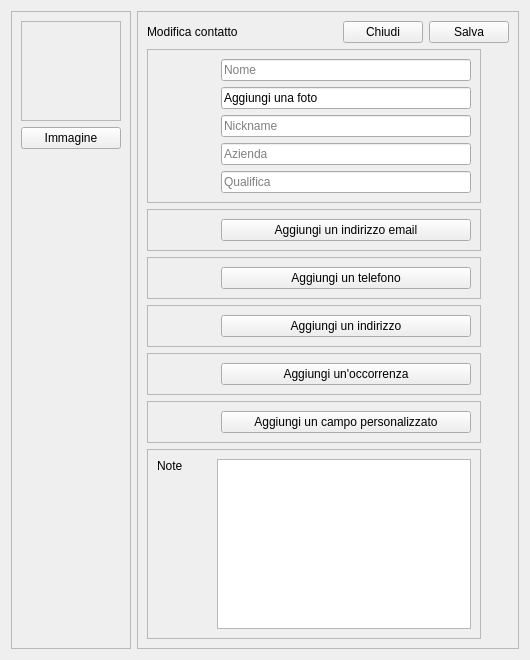
<?xml version="1.0" encoding="UTF-8"?>
<ui version="4.0">
 <class>FormPerson</class>
 <widget class="QWidget" name="FormPerson">
  <property name="geometry">
   <rect>
    <x>0</x>
    <y>0</y>
    <width>530</width>
    <height>660</height>
   </rect>
  </property>
  <property name="windowTitle">
   <string>Modifica dettagli contatto/azienda</string>
  </property>
  <layout class="QHBoxLayout" name="horizontalLayout_10">
   <item>
    <widget class="QFrame" name="frame_image">
     <property name="frameShape">
      <enum>QFrame::StyledPanel</enum>
     </property>
     <property name="frameShadow">
      <enum>QFrame::Raised</enum>
     </property>
     <layout class="QHBoxLayout" name="horizontalLayout_15">
      <item>
       <layout class="QVBoxLayout" name="verticalLayout_image">
        <item>
         <widget class="QFrame" name="frame">
          <property name="minimumSize">
           <size>
            <width>100</width>
            <height>100</height>
           </size>
          </property>
          <property name="frameShape">
           <enum>QFrame::StyledPanel</enum>
          </property>
          <property name="frameShadow">
           <enum>QFrame::Raised</enum>
          </property>
         </widget>
        </item>
        <item>
         <widget class="QPushButton" name="pushButton_selectImage">
          <property name="text">
           <string>Immagine</string>
          </property>
         </widget>
        </item>
        <item>
         <spacer name="verticalSpacer_3">
          <property name="orientation">
           <enum>Qt::Vertical</enum>
          </property>
          <property name="sizeHint" stdset="0">
           <size>
            <width>20</width>
            <height>40</height>
           </size>
          </property>
         </spacer>
        </item>
       </layout>
      </item>
     </layout>
    </widget>
   </item>
   <item>
    <widget class="QScrollArea" name="scrollArea">
     <property name="verticalScrollBarPolicy">
      <enum>Qt::ScrollBarAsNeeded</enum>
     </property>
     <property name="widgetResizable">
      <bool>true</bool>
     </property>
     <widget class="QWidget" name="scrollAreaWidgetContents">
      <property name="geometry">
       <rect>
        <x>0</x>
        <y>0</y>
        <width>366</width>
        <height>665</height>
       </rect>
      </property>
      <layout class="QVBoxLayout" name="verticalLayout_5">
       <item>
        <layout class="QHBoxLayout" name="horizontalLayout">
         <item>
          <widget class="QLabel" name="label_2">
           <property name="text">
            <string>Modifica contatto</string>
           </property>
          </widget>
         </item>
         <item>
          <spacer name="horizontalSpacer">
           <property name="orientation">
            <enum>Qt::Horizontal</enum>
           </property>
           <property name="sizeHint" stdset="0">
            <size>
             <width>40</width>
             <height>20</height>
            </size>
           </property>
          </spacer>
         </item>
         <item>
          <widget class="QPushButton" name="pushButton_close">
           <property name="text">
            <string>Chiudi</string>
           </property>
          </widget>
         </item>
         <item>
          <widget class="QPushButton" name="pushButton_save">
           <property name="text">
            <string>Salva</string>
           </property>
          </widget>
         </item>
        </layout>
       </item>
       <item>
        <layout class="QHBoxLayout" name="horizontalLayout_9">
         <item>
          <layout class="QVBoxLayout" name="verticalLayout_4">
           <item>
            <widget class="QFrame" name="frame_9">
             <property name="frameShape">
              <enum>QFrame::StyledPanel</enum>
             </property>
             <property name="frameShadow">
              <enum>QFrame::Raised</enum>
             </property>
             <layout class="QVBoxLayout" name="verticalLayout_2">
              <item>
               <layout class="QHBoxLayout" name="horizontalLayout_8">
                <item>
                 <spacer name="horizontalSpacer_8">
                  <property name="orientation">
                   <enum>Qt::Horizontal</enum>
                  </property>
                  <property name="sizeHint" stdset="0">
                   <size>
                    <width>18</width>
                    <height>20</height>
                   </size>
                  </property>
                 </spacer>
                </item>
                <item>
                 <widget class="QLineEdit" name="lineEdit_personName">
                  <property name="minimumSize">
                   <size>
                    <width>250</width>
                    <height>0</height>
                   </size>
                  </property>
                  <property name="text">
                   <string/>
                  </property>
                  <property name="placeholderText">
                   <string>Nome</string>
                  </property>
                 </widget>
                </item>
               </layout>
              </item>
              <item>
               <layout class="QHBoxLayout" name="horizontalLayout_11">
                <item>
                 <spacer name="horizontalSpacer_10">
                  <property name="orientation">
                   <enum>Qt::Horizontal</enum>
                  </property>
                  <property name="sizeHint" stdset="0">
                   <size>
                    <width>18</width>
                    <height>20</height>
                   </size>
                  </property>
                 </spacer>
                </item>
                <item>
                 <widget class="QLineEdit" name="lineEdit_2">
                  <property name="minimumSize">
                   <size>
                    <width>250</width>
                    <height>0</height>
                   </size>
                  </property>
                  <property name="text">
                   <string>Aggiungi una foto</string>
                  </property>
                 </widget>
                </item>
               </layout>
              </item>
              <item>
               <layout class="QHBoxLayout" name="horizontalLayout_12">
                <item>
                 <spacer name="horizontalSpacer_11">
                  <property name="orientation">
                   <enum>Qt::Horizontal</enum>
                  </property>
                  <property name="sizeHint" stdset="0">
                   <size>
                    <width>18</width>
                    <height>20</height>
                   </size>
                  </property>
                 </spacer>
                </item>
                <item>
                 <widget class="QLineEdit" name="lineEdit_personNickname">
                  <property name="minimumSize">
                   <size>
                    <width>250</width>
                    <height>0</height>
                   </size>
                  </property>
                  <property name="text">
                   <string/>
                  </property>
                  <property name="placeholderText">
                   <string>Nickname</string>
                  </property>
                 </widget>
                </item>
               </layout>
              </item>
              <item>
               <layout class="QHBoxLayout" name="horizontalLayout_13">
                <item>
                 <spacer name="horizontalSpacer_12">
                  <property name="orientation">
                   <enum>Qt::Horizontal</enum>
                  </property>
                  <property name="sizeHint" stdset="0">
                   <size>
                    <width>18</width>
                    <height>20</height>
                   </size>
                  </property>
                 </spacer>
                </item>
                <item>
                 <widget class="QLineEdit" name="lineEdit_personComapny">
                  <property name="minimumSize">
                   <size>
                    <width>250</width>
                    <height>0</height>
                   </size>
                  </property>
                  <property name="text">
                   <string/>
                  </property>
                  <property name="placeholderText">
                   <string>Azienda</string>
                  </property>
                 </widget>
                </item>
               </layout>
              </item>
              <item>
               <layout class="QHBoxLayout" name="horizontalLayout_14">
                <item>
                 <spacer name="horizontalSpacer_13">
                  <property name="orientation">
                   <enum>Qt::Horizontal</enum>
                  </property>
                  <property name="sizeHint" stdset="0">
                   <size>
                    <width>18</width>
                    <height>20</height>
                   </size>
                  </property>
                 </spacer>
                </item>
                <item>
                 <widget class="QLineEdit" name="lineEdit_personTitle">
                  <property name="minimumSize">
                   <size>
                    <width>250</width>
                    <height>0</height>
                   </size>
                  </property>
                  <property name="text">
                   <string/>
                  </property>
                  <property name="placeholderText">
                   <string>Qualifica</string>
                  </property>
                 </widget>
                </item>
               </layout>
              </item>
             </layout>
            </widget>
           </item>
           <item>
            <widget class="QFrame" name="frame_10">
             <property name="frameShape">
              <enum>QFrame::StyledPanel</enum>
             </property>
             <property name="frameShadow">
              <enum>QFrame::Raised</enum>
             </property>
             <layout class="QVBoxLayout" name="verticalLayout_10">
              <item>
               <layout class="QVBoxLayout" name="verticalLayout_emailAddresses"/>
              </item>
              <item>
               <layout class="QHBoxLayout" name="horizontalLayout_7">
                <item>
                 <spacer name="horizontalSpacer_2">
                  <property name="orientation">
                   <enum>Qt::Horizontal</enum>
                  </property>
                  <property name="sizeHint" stdset="0">
                   <size>
                    <width>77</width>
                    <height>20</height>
                   </size>
                  </property>
                 </spacer>
                </item>
                <item>
                 <widget class="QPushButton" name="pushButton_addEmailAddress">
                  <property name="minimumSize">
                   <size>
                    <width>250</width>
                    <height>0</height>
                   </size>
                  </property>
                  <property name="text">
                   <string>Aggiungi un indirizzo email</string>
                  </property>
                 </widget>
                </item>
               </layout>
              </item>
             </layout>
            </widget>
           </item>
           <item>
            <widget class="QFrame" name="frame_11">
             <property name="frameShape">
              <enum>QFrame::StyledPanel</enum>
             </property>
             <property name="frameShadow">
              <enum>QFrame::Raised</enum>
             </property>
             <layout class="QVBoxLayout" name="verticalLayout_11">
              <item>
               <layout class="QVBoxLayout" name="verticalLayout_phoneNumbers"/>
              </item>
              <item>
               <layout class="QHBoxLayout" name="horizontalLayout_6">
                <item>
                 <spacer name="horizontalSpacer_3">
                  <property name="orientation">
                   <enum>Qt::Horizontal</enum>
                  </property>
                  <property name="sizeHint" stdset="0">
                   <size>
                    <width>77</width>
                    <height>20</height>
                   </size>
                  </property>
                 </spacer>
                </item>
                <item>
                 <widget class="QPushButton" name="pushButton_addPhoneNumber">
                  <property name="minimumSize">
                   <size>
                    <width>250</width>
                    <height>0</height>
                   </size>
                  </property>
                  <property name="text">
                   <string>Aggiungi un telefono</string>
                  </property>
                 </widget>
                </item>
               </layout>
              </item>
             </layout>
            </widget>
           </item>
           <item>
            <widget class="QFrame" name="frame_8">
             <property name="frameShape">
              <enum>QFrame::StyledPanel</enum>
             </property>
             <property name="frameShadow">
              <enum>QFrame::Raised</enum>
             </property>
             <layout class="QVBoxLayout" name="verticalLayout_13">
              <item>
               <layout class="QVBoxLayout" name="verticalLayout_addresses"/>
              </item>
              <item>
               <layout class="QHBoxLayout" name="horizontalLayout_5">
                <item>
                 <spacer name="horizontalSpacer_4">
                  <property name="orientation">
                   <enum>Qt::Horizontal</enum>
                  </property>
                  <property name="sizeHint" stdset="0">
                   <size>
                    <width>77</width>
                    <height>20</height>
                   </size>
                  </property>
                 </spacer>
                </item>
                <item>
                 <widget class="QPushButton" name="pushButton_addAddress">
                  <property name="minimumSize">
                   <size>
                    <width>250</width>
                    <height>0</height>
                   </size>
                  </property>
                  <property name="text">
                   <string>Aggiungi un indirizzo</string>
                  </property>
                 </widget>
                </item>
               </layout>
              </item>
             </layout>
            </widget>
           </item>
           <item>
            <widget class="QFrame" name="frame_12">
             <property name="frameShape">
              <enum>QFrame::StyledPanel</enum>
             </property>
             <property name="frameShadow">
              <enum>QFrame::Raised</enum>
             </property>
             <layout class="QVBoxLayout" name="verticalLayout_15">
              <item>
               <layout class="QVBoxLayout" name="verticalLayout_dates"/>
              </item>
              <item>
               <layout class="QHBoxLayout" name="horizontalLayout_4">
                <item>
                 <spacer name="horizontalSpacer_5">
                  <property name="orientation">
                   <enum>Qt::Horizontal</enum>
                  </property>
                  <property name="sizeHint" stdset="0">
                   <size>
                    <width>69</width>
                    <height>20</height>
                   </size>
                  </property>
                 </spacer>
                </item>
                <item>
                 <widget class="QPushButton" name="pushButton_addDate">
                  <property name="minimumSize">
                   <size>
                    <width>250</width>
                    <height>0</height>
                   </size>
                  </property>
                  <property name="text">
                   <string>Aggiungi un'occorrenza</string>
                  </property>
                 </widget>
                </item>
               </layout>
              </item>
             </layout>
            </widget>
           </item>
           <item>
            <widget class="QFrame" name="frame_custom">
             <property name="frameShape">
              <enum>QFrame::StyledPanel</enum>
             </property>
             <property name="frameShadow">
              <enum>QFrame::Raised</enum>
             </property>
             <layout class="QVBoxLayout" name="verticalLayout_17">
              <item>
               <layout class="QVBoxLayout" name="verticalLayout_customFields"/>
              </item>
              <item>
               <layout class="QHBoxLayout" name="horizontalLayout_3">
                <item>
                 <spacer name="horizontalSpacer_6">
                  <property name="orientation">
                   <enum>Qt::Horizontal</enum>
                  </property>
                  <property name="sizeHint" stdset="0">
                   <size>
                    <width>68</width>
                    <height>20</height>
                   </size>
                  </property>
                 </spacer>
                </item>
                <item>
                 <widget class="QPushButton" name="pushButton_addCustomField">
                  <property name="minimumSize">
                   <size>
                    <width>250</width>
                    <height>0</height>
                   </size>
                  </property>
                  <property name="text">
                   <string>Aggiungi un campo personalizzato</string>
                  </property>
                 </widget>
                </item>
               </layout>
              </item>
             </layout>
            </widget>
           </item>
           <item>
            <widget class="QFrame" name="frame_3">
             <property name="frameShape">
              <enum>QFrame::StyledPanel</enum>
             </property>
             <property name="frameShadow">
              <enum>QFrame::Raised</enum>
             </property>
             <layout class="QHBoxLayout" name="horizontalLayout_2">
              <item>
               <layout class="QVBoxLayout" name="verticalLayout">
                <item>
                 <widget class="QLabel" name="label">
                  <property name="text">
                   <string>Note</string>
                  </property>
                 </widget>
                </item>
                <item>
                 <spacer name="verticalSpacer">
                  <property name="orientation">
                   <enum>Qt::Vertical</enum>
                  </property>
                  <property name="sizeHint" stdset="0">
                   <size>
                    <width>20</width>
                    <height>18</height>
                   </size>
                  </property>
                 </spacer>
                </item>
               </layout>
              </item>
              <item>
               <spacer name="horizontalSpacer_7">
                <property name="orientation">
                 <enum>Qt::Horizontal</enum>
                </property>
                <property name="sizeHint" stdset="0">
                 <size>
                  <width>30</width>
                  <height>20</height>
                 </size>
                </property>
               </spacer>
              </item>
              <item>
               <widget class="QTextEdit" name="textEdit_note"/>
              </item>
             </layout>
            </widget>
           </item>
          </layout>
         </item>
         <item>
          <spacer name="horizontalSpacer_9">
           <property name="orientation">
            <enum>Qt::Horizontal</enum>
           </property>
           <property name="sizeHint" stdset="0">
            <size>
             <width>40</width>
             <height>20</height>
            </size>
           </property>
          </spacer>
         </item>
        </layout>
       </item>
      </layout>
     </widget>
    </widget>
   </item>
  </layout>
 </widget>
 <resources/>
 <connections/>
</ui>
